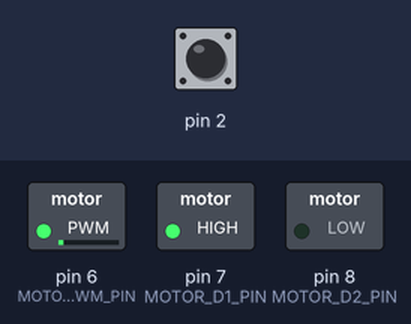
A sketch run on a simulated Arduino Uno, built with avr-gcc and run on an emulated ATmega328P. Parts: switched loads named in the sketch (green lamp = pin HIGH). The test bench sets the inputs (shaded band); at power-on: pin 2 HIGH. What the sketch prints to the serial monitor is not drawn.

Above: at 0.1 s.
Timing chart, 0 to 1.6 s (numbered marks = the images above):
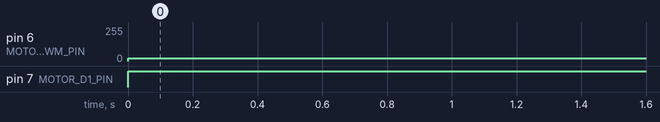

The sketch:

assignment_1_wk10.ino
```cpp
// Write the function for control dc motor.Input of thefunctionis the speed of motorinrange-255 to 255

#define MOTOR_D1_PIN 7
#define MOTOR_D2_PIN 8
#define MOTOR_PWM_PIN 6

bool previous_read;
int count = 0;

void speedMotor(int sped)
{
  if(sped>=0)
  {
    digitalWrite(MOTOR_D1_PIN,LOW);
    digitalWrite(MOTOR_D2_PIN,HIGH);
    analogWrite(MOTOR_PWM_PIN,sped);
  }
  else if(sped<0)
  {
    digitalWrite(MOTOR_D1_PIN,HIGH);
    digitalWrite(MOTOR_D2_PIN,LOW);
    analogWrite(MOTOR_PWM_PIN,sped/-1);
  }
}

void setup()
{
  pinMode(MOTOR_D1_PIN,OUTPUT);
  pinMode(MOTOR_D2_PIN,OUTPUT);
  pinMode(MOTOR_PWM_PIN,OUTPUT);

  pinMode(2, INPUT_PULLUP);
  Serial.begin(9600);
  Serial.println("TestEncoder");

  digitalWrite(MOTOR_D1_PIN,LOW);
  digitalWrite(MOTOR_D2_PIN,HIGH);
  analogWrite(MOTOR_PWM_PIN,255);
}

void loop()
{
  bool current_read = digitalRead(2);      // value from encoder pulse
  if((previous_read == 0) && (current_read == 1)) // detect rising leg
  {
    count++;
    Serial.println(count);
  }
  previous_read = current_read;

  speedMotor(-20);        // edit HERE
}
```

Measured:
- by itself, pin 6 (MOTOR_PWM_PIN): 0/255 → 20/255 at 0.00 s
- by itself, pin 7 (MOTOR_D1_PIN): LOW → HIGH at 0.00 s
